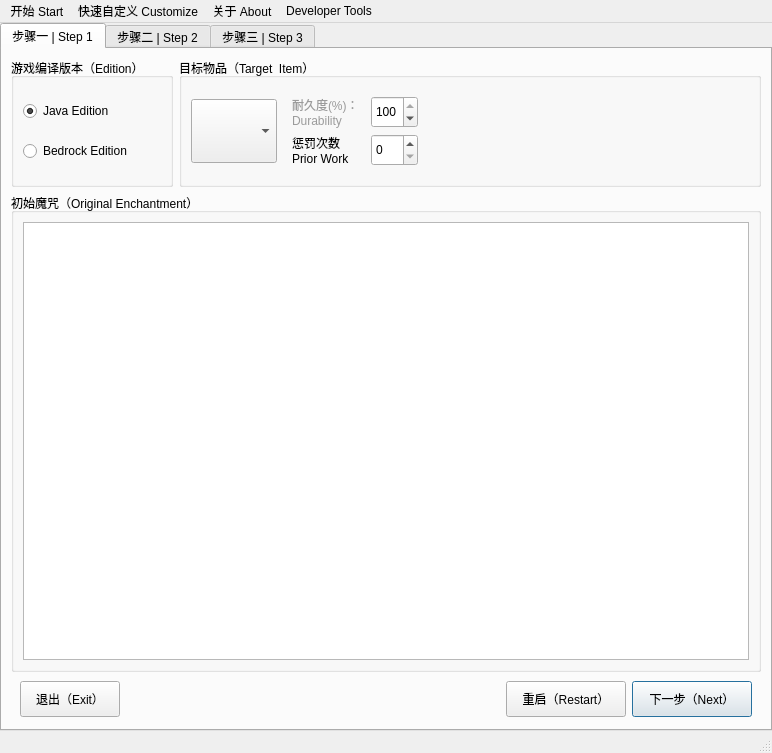
<?xml version="1.0" encoding="UTF-8"?>
<ui version="4.0">
 <class>AWindow</class>
 <widget class="QMainWindow" name="AWindow">
  <property name="geometry">
   <rect>
    <x>0</x>
    <y>0</y>
    <width>772</width>
    <height>750</height>
   </rect>
  </property>
  <property name="windowTitle">
   <string>The Best Enchanting Sequence</string>
  </property>
  <widget class="QWidget" name="centralwidget">
   <property name="sizePolicy">
    <sizepolicy hsizetype="Fixed" vsizetype="Fixed">
     <horstretch>0</horstretch>
     <verstretch>0</verstretch>
    </sizepolicy>
   </property>
   <property name="minimumSize">
    <size>
     <width>772</width>
     <height>708</height>
    </size>
   </property>
   <layout class="QGridLayout" name="gridLayout_2">
    <property name="leftMargin">
     <number>0</number>
    </property>
    <property name="topMargin">
     <number>0</number>
    </property>
    <property name="rightMargin">
     <number>0</number>
    </property>
    <property name="bottomMargin">
     <number>0</number>
    </property>
    <property name="horizontalSpacing">
     <number>0</number>
    </property>
    <item row="0" column="0">
     <widget class="QTabWidget" name="tabWidget">
      <property name="minimumSize">
       <size>
        <width>600</width>
        <height>560</height>
       </size>
      </property>
      <property name="currentIndex">
       <number>0</number>
      </property>
      <widget class="QWidget" name="tab">
       <attribute name="title">
        <string>步骤一 | Step 1</string>
       </attribute>
       <layout class="QVBoxLayout" name="verticalLayout_2">
        <item>
         <widget class="QWidget" name="widget_6" native="true">
          <layout class="QHBoxLayout" name="horizontalLayout_11">
           <property name="leftMargin">
            <number>0</number>
           </property>
           <property name="topMargin">
            <number>0</number>
           </property>
           <property name="rightMargin">
            <number>0</number>
           </property>
           <property name="bottomMargin">
            <number>0</number>
           </property>
           <item>
            <widget class="QGroupBox" name="groupBox_5">
             <property name="enabled">
              <bool>true</bool>
             </property>
             <property name="title">
              <string>游戏编译版本（Edition）</string>
             </property>
             <layout class="QVBoxLayout" name="verticalLayout_7">
              <item>
               <widget class="QRadioButton" name="radioE_JE">
                <property name="text">
                 <string>Java Edition</string>
                </property>
                <property name="checked">
                 <bool>true</bool>
                </property>
               </widget>
              </item>
              <item>
               <widget class="QRadioButton" name="radioE_BE">
                <property name="text">
                 <string>Bedrock Edition</string>
                </property>
               </widget>
              </item>
             </layout>
            </widget>
           </item>
           <item>
            <widget class="QGroupBox" name="groupBox">
             <property name="title">
              <string>目标物品（Target  Item）</string>
             </property>
             <layout class="QHBoxLayout" name="horizontalLayout_4">
              <item>
               <widget class="QComboBox" name="cb_InputItem">
                <property name="minimumSize">
                 <size>
                  <width>64</width>
                  <height>64</height>
                 </size>
                </property>
                <property name="font">
                 <font>
                  <pointsize>11</pointsize>
                 </font>
                </property>
                <property name="iconSize">
                 <size>
                  <width>64</width>
                  <height>64</height>
                 </size>
                </property>
               </widget>
              </item>
              <item>
               <widget class="QWidget" name="widget_4" native="true">
                <layout class="QGridLayout" name="gridLayout">
                 <item row="0" column="2">
                  <widget class="QSpinBox" name="sb_Durability_0">
                   <property name="enabled">
                    <bool>true</bool>
                   </property>
                   <property name="sizePolicy">
                    <sizepolicy hsizetype="Preferred" vsizetype="Preferred">
                     <horstretch>0</horstretch>
                     <verstretch>0</verstretch>
                    </sizepolicy>
                   </property>
                   <property name="readOnly">
                    <bool>false</bool>
                   </property>
                   <property name="minimum">
                    <number>1</number>
                   </property>
                   <property name="maximum">
                    <number>100</number>
                   </property>
                   <property name="value">
                    <number>100</number>
                   </property>
                  </widget>
                 </item>
                 <item row="1" column="0" colspan="2">
                  <widget class="QLabel" name="label_2">
                   <property name="text">
                    <string>惩罚次数
Prior Work </string>
                   </property>
                  </widget>
                 </item>
                 <item row="1" column="2">
                  <widget class="QSpinBox" name="sb_Penalty_0">
                   <property name="sizePolicy">
                    <sizepolicy hsizetype="Preferred" vsizetype="Preferred">
                     <horstretch>0</horstretch>
                     <verstretch>0</verstretch>
                    </sizepolicy>
                   </property>
                   <property name="maximum">
                    <number>30</number>
                   </property>
                  </widget>
                 </item>
                 <item row="0" column="0">
                  <widget class="QLabel" name="label">
                   <property name="styleSheet">
                    <string notr="true">color: rgb(155, 155, 155);</string>
                   </property>
                   <property name="text">
                    <string>耐久度(%)：
Durability</string>
                   </property>
                  </widget>
                 </item>
                </layout>
               </widget>
              </item>
              <item>
               <spacer name="horizontalSpacer">
                <property name="orientation">
                 <enum>Qt::Horizontal</enum>
                </property>
                <property name="sizeHint" stdset="0">
                 <size>
                  <width>40</width>
                  <height>20</height>
                 </size>
                </property>
               </spacer>
              </item>
             </layout>
            </widget>
           </item>
          </layout>
         </widget>
        </item>
        <item>
         <widget class="QGroupBox" name="groupBox_2">
          <property name="minimumSize">
           <size>
            <width>0</width>
            <height>0</height>
           </size>
          </property>
          <property name="title">
           <string>初始魔咒（Original Enchantment）</string>
          </property>
          <layout class="QVBoxLayout" name="verticalLayout">
           <item>
            <widget class="EnchList" name="ListOriginEnchantment">
             <property name="font">
              <font>
               <pointsize>12</pointsize>
              </font>
             </property>
             <property name="autoScrollMargin">
              <number>16</number>
             </property>
             <property name="editTriggers">
              <set>QAbstractItemView::NoEditTriggers</set>
             </property>
             <property name="movement">
              <enum>QListView::Static</enum>
             </property>
             <property name="resizeMode">
              <enum>QListView::Fixed</enum>
             </property>
            </widget>
           </item>
          </layout>
         </widget>
        </item>
        <item>
         <widget class="QWidget" name="widget" native="true">
          <layout class="QHBoxLayout" name="horizontalLayout">
           <property name="leftMargin">
            <number>9</number>
           </property>
           <property name="topMargin">
            <number>3</number>
           </property>
           <property name="rightMargin">
            <number>9</number>
           </property>
           <property name="bottomMargin">
            <number>3</number>
           </property>
           <item>
            <widget class="QPushButton" name="btnExit">
             <property name="minimumSize">
              <size>
               <width>100</width>
               <height>36</height>
              </size>
             </property>
             <property name="text">
              <string>退出（Exit）</string>
             </property>
             <property name="autoDefault">
              <bool>true</bool>
             </property>
            </widget>
           </item>
           <item>
            <spacer name="horizontalSpacer_2">
             <property name="orientation">
              <enum>Qt::Horizontal</enum>
             </property>
             <property name="sizeHint" stdset="0">
              <size>
               <width>40</width>
               <height>20</height>
              </size>
             </property>
            </spacer>
           </item>
           <item>
            <widget class="QPushButton" name="btnReset">
             <property name="sizePolicy">
              <sizepolicy hsizetype="Minimum" vsizetype="Fixed">
               <horstretch>0</horstretch>
               <verstretch>0</verstretch>
              </sizepolicy>
             </property>
             <property name="minimumSize">
              <size>
               <width>120</width>
               <height>36</height>
              </size>
             </property>
             <property name="text">
              <string>重启（Restart）</string>
             </property>
             <property name="autoDefault">
              <bool>true</bool>
             </property>
            </widget>
           </item>
           <item>
            <widget class="QPushButton" name="btnNext_1">
             <property name="minimumSize">
              <size>
               <width>120</width>
               <height>36</height>
              </size>
             </property>
             <property name="text">
              <string>下一步（Next）</string>
             </property>
             <property name="autoDefault">
              <bool>true</bool>
             </property>
             <property name="default">
              <bool>true</bool>
             </property>
            </widget>
           </item>
          </layout>
         </widget>
        </item>
       </layout>
      </widget>
      <widget class="QWidget" name="tab_2">
       <attribute name="title">
        <string>步骤二 | Step 2</string>
       </attribute>
       <layout class="QVBoxLayout" name="verticalLayout_5">
        <item>
         <widget class="QWidget" name="widget_9" native="true">
          <layout class="QGridLayout" name="gridLayout_7">
           <item row="0" column="2">
            <widget class="QGroupBox" name="groupBox_9">
             <property name="title">
              <string>附加条件（Additions）</string>
             </property>
             <layout class="QGridLayout" name="gridLayout_5">
              <item row="0" column="0">
               <widget class="QCheckBox" name="cb_IgnoreFixing">
                <property name="enabled">
                 <bool>true</bool>
                </property>
                <property name="text">
                 <string>忽略修复
Ignore Fixing</string>
                </property>
                <property name="checked">
                 <bool>false</bool>
                </property>
               </widget>
              </item>
              <item row="1" column="0">
               <widget class="QCheckBox" name="cb_IgnorePenalty">
                <property name="text">
                 <string>忽略累积惩罚
Ignore Penalty</string>
                </property>
               </widget>
              </item>
              <item row="2" column="0">
               <widget class="QCheckBox" name="cb_IgnoreCL">
                <property name="enabled">
                 <bool>true</bool>
                </property>
                <property name="text">
                 <string>忽略花费限制
Ignore Cost Limit</string>
                </property>
               </widget>
              </item>
             </layout>
            </widget>
           </item>
           <item row="0" column="1">
            <widget class="QGroupBox" name="groupBox_6">
             <property name="title">
              <string>算法（Algorithm）</string>
             </property>
             <layout class="QGridLayout" name="gridLayout_3">
              <item row="2" column="0">
               <widget class="QRadioButton" name="radioA_G">
                <property name="enabled">
                 <bool>true</bool>
                </property>
                <property name="text">
                 <string>贪心
Greedy</string>
                </property>
               </widget>
              </item>
              <item row="0" column="0">
               <widget class="QRadioButton" name="radioA_GA">
                <property name="text">
                 <string>全局平均
Global Average</string>
                </property>
                <property name="checked">
                 <bool>true</bool>
                </property>
               </widget>
              </item>
              <item row="1" column="0">
               <widget class="QRadioButton" name="radioA_DF">
                <property name="text">
                 <string>难度优先
Difficulty First</string>
                </property>
                <property name="checked">
                 <bool>false</bool>
                </property>
               </widget>
              </item>
              <item row="0" column="1">
               <widget class="QRadioButton" name="radioA_E">
                <property name="enabled">
                 <bool>true</bool>
                </property>
                <property name="text">
                 <string>枚举
Enumeration</string>
                </property>
               </widget>
              </item>
              <item row="1" column="1">
               <widget class="QRadioButton" name="radioA_SE">
                <property name="enabled">
                 <bool>true</bool>
                </property>
                <property name="text">
                 <string>半枚举
Simple Enumeration</string>
                </property>
               </widget>
              </item>
             </layout>
            </widget>
           </item>
           <item row="0" column="0">
            <widget class="QGroupBox" name="groupBox_3">
             <property name="title">
              <string>牺牲物品（Sacrifice Item）</string>
             </property>
             <layout class="QGridLayout" name="gridLayout_6">
              <item row="0" column="0">
               <widget class="QWidget" name="widget_3" native="true">
                <layout class="QVBoxLayout" name="verticalLayout_3">
                 <item>
                  <widget class="QRadioButton" name="radioSI_ALEB">
                   <property name="text">
                    <string>全级附魔书
All Level Enchanted Book</string>
                   </property>
                   <property name="checked">
                    <bool>true</bool>
                   </property>
                  </widget>
                 </item>
                 <item>
                  <widget class="QRadioButton" name="radioSI_EB">
                   <property name="text">
                    <string>基础附魔书
30L-ET &amp;&amp; Treasured 
Enchanted Book</string>
                   </property>
                   <property name="checked">
                    <bool>false</bool>
                   </property>
                  </widget>
                 </item>
                 <item>
                  <widget class="QRadioButton" name="radioSI_AC">
                   <property name="enabled">
                    <bool>true</bool>
                   </property>
                   <property name="text">
                    <string>高级配置
Use Advanced Config</string>
                   </property>
                   <property name="checkable">
                    <bool>true</bool>
                   </property>
                  </widget>
                 </item>
                </layout>
               </widget>
              </item>
             </layout>
            </widget>
           </item>
          </layout>
         </widget>
        </item>
        <item>
         <widget class="QGroupBox" name="groupBox_Item">
          <property name="title">
           <string>需求的魔咒（Needed Enchantment）</string>
          </property>
          <layout class="QVBoxLayout" name="verticalLayout_4">
           <property name="leftMargin">
            <number>0</number>
           </property>
           <property name="topMargin">
            <number>6</number>
           </property>
           <property name="rightMargin">
            <number>0</number>
           </property>
           <property name="bottomMargin">
            <number>0</number>
           </property>
           <item>
            <widget class="QTabWidget" name="tabWidget_ench">
             <property name="tabPosition">
              <enum>QTabWidget::North</enum>
             </property>
             <property name="tabShape">
              <enum>QTabWidget::Rounded</enum>
             </property>
             <property name="currentIndex">
              <number>0</number>
             </property>
             <widget class="QWidget" name="tab_NE">
              <attribute name="title">
               <string>需求的魔咒（Needed Enchantment）</string>
              </attribute>
              <layout class="QVBoxLayout" name="verticalLayout_8">
               <item>
                <widget class="EnchList" name="ListNeededEnchantment">
                 <property name="font">
                  <font>
                   <pointsize>12</pointsize>
                  </font>
                 </property>
                 <property name="editTriggers">
                  <set>QAbstractItemView::NoEditTriggers</set>
                 </property>
                 <property name="iconSize">
                  <size>
                   <width>0</width>
                   <height>0</height>
                  </size>
                 </property>
                </widget>
               </item>
              </layout>
             </widget>
             <widget class="QWidget" name="tab_IP">
              <property name="enabled">
               <bool>true</bool>
              </property>
              <attribute name="title">
               <string>物品池（Item Pool）</string>
              </attribute>
              <layout class="QVBoxLayout" name="verticalLayout_11">
               <item>
                <widget class="ItemList" name="ListItemPool">
                 <property name="font">
                  <font>
                   <pointsize>12</pointsize>
                  </font>
                 </property>
                 <property name="editTriggers">
                  <set>QAbstractItemView::NoEditTriggers</set>
                 </property>
                 <property name="iconSize">
                  <size>
                   <width>0</width>
                   <height>0</height>
                  </size>
                 </property>
                </widget>
               </item>
              </layout>
             </widget>
            </widget>
           </item>
          </layout>
         </widget>
        </item>
        <item>
         <widget class="QWidget" name="widget_2" native="true">
          <layout class="QHBoxLayout" name="horizontalLayout_2">
           <property name="topMargin">
            <number>3</number>
           </property>
           <property name="bottomMargin">
            <number>3</number>
           </property>
           <item>
            <spacer name="horizontalSpacer_3">
             <property name="orientation">
              <enum>Qt::Horizontal</enum>
             </property>
             <property name="sizeHint" stdset="0">
              <size>
               <width>40</width>
               <height>20</height>
              </size>
             </property>
            </spacer>
           </item>
           <item>
            <widget class="QPushButton" name="btnBack_2">
             <property name="minimumSize">
              <size>
               <width>120</width>
               <height>36</height>
              </size>
             </property>
             <property name="text">
              <string>上一步（Back）</string>
             </property>
             <property name="autoDefault">
              <bool>true</bool>
             </property>
            </widget>
           </item>
           <item>
            <widget class="QPushButton" name="btnNext_2">
             <property name="minimumSize">
              <size>
               <width>120</width>
               <height>36</height>
              </size>
             </property>
             <property name="text">
              <string>计 算（Calculate）</string>
             </property>
             <property name="autoDefault">
              <bool>true</bool>
             </property>
             <property name="default">
              <bool>true</bool>
             </property>
            </widget>
           </item>
          </layout>
         </widget>
        </item>
       </layout>
      </widget>
      <widget class="QWidget" name="tab_4">
       <attribute name="title">
        <string>步骤三 | Step 3</string>
       </attribute>
       <layout class="QVBoxLayout" name="verticalLayout_10">
        <item>
         <widget class="QWidget" name="widget_5" native="true">
          <layout class="QHBoxLayout" name="horizontalLayout_3">
           <property name="leftMargin">
            <number>0</number>
           </property>
           <property name="topMargin">
            <number>6</number>
           </property>
           <property name="rightMargin">
            <number>0</number>
           </property>
           <property name="bottomMargin">
            <number>0</number>
           </property>
           <item>
            <widget class="QGroupBox" name="groupBox_8">
             <property name="title">
              <string>输出物品（Output Item）</string>
             </property>
             <layout class="QHBoxLayout" name="horizontalLayout_7">
              <item>
               <widget class="QToolButton" name="OutputItem">
                <property name="minimumSize">
                 <size>
                  <width>64</width>
                  <height>64</height>
                 </size>
                </property>
                <property name="text">
                 <string>...</string>
                </property>
               </widget>
              </item>
              <item>
               <widget class="QWidget" name="widget_8" native="true">
                <layout class="QGridLayout" name="gridLayout_4">
                 <property name="leftMargin">
                  <number>3</number>
                 </property>
                 <property name="topMargin">
                  <number>3</number>
                 </property>
                 <property name="rightMargin">
                  <number>3</number>
                 </property>
                 <property name="bottomMargin">
                  <number>3</number>
                 </property>
                 <item row="0" column="2">
                  <spacer name="horizontalSpacer_4">
                   <property name="orientation">
                    <enum>Qt::Horizontal</enum>
                   </property>
                   <property name="sizeHint" stdset="0">
                    <size>
                     <width>20</width>
                     <height>20</height>
                    </size>
                   </property>
                  </spacer>
                 </item>
                 <item row="1" column="0">
                  <widget class="QFrame" name="frame_3">
                   <property name="frameShape">
                    <enum>QFrame::Panel</enum>
                   </property>
                   <property name="frameShadow">
                    <enum>QFrame::Sunken</enum>
                   </property>
                   <layout class="QHBoxLayout" name="horizontalLayout_9">
                    <item>
                     <widget class="QLabel" name="label_8">
                      <property name="text">
                       <string>惩罚次数：
Penalty</string>
                      </property>
                     </widget>
                    </item>
                    <item>
                     <spacer name="horizontalSpacer_9">
                      <property name="orientation">
                       <enum>Qt::Horizontal</enum>
                      </property>
                      <property name="sizeType">
                       <enum>QSizePolicy::Expanding</enum>
                      </property>
                      <property name="sizeHint" stdset="0">
                       <size>
                        <width>5</width>
                        <height>20</height>
                       </size>
                      </property>
                     </spacer>
                    </item>
                    <item>
                     <widget class="QLabel" name="label_Penalty_1">
                      <property name="font">
                       <font>
                        <pointsize>12</pointsize>
                       </font>
                      </property>
                      <property name="text">
                       <string>---</string>
                      </property>
                     </widget>
                    </item>
                   </layout>
                  </widget>
                 </item>
                 <item row="0" column="0">
                  <widget class="QFrame" name="frame_2">
                   <property name="frameShape">
                    <enum>QFrame::Panel</enum>
                   </property>
                   <property name="frameShadow">
                    <enum>QFrame::Sunken</enum>
                   </property>
                   <layout class="QHBoxLayout" name="horizontalLayout_8">
                    <item>
                     <widget class="QLabel" name="label_7">
                      <property name="text">
                       <string>耐久度(%)：
Durability</string>
                      </property>
                     </widget>
                    </item>
                    <item>
                     <spacer name="horizontalSpacer_8">
                      <property name="orientation">
                       <enum>Qt::Horizontal</enum>
                      </property>
                      <property name="sizeType">
                       <enum>QSizePolicy::Expanding</enum>
                      </property>
                      <property name="sizeHint" stdset="0">
                       <size>
                        <width>5</width>
                        <height>20</height>
                       </size>
                      </property>
                     </spacer>
                    </item>
                    <item>
                     <widget class="QLabel" name="label_Durability_1">
                      <property name="font">
                       <font>
                        <pointsize>12</pointsize>
                       </font>
                      </property>
                      <property name="text">
                       <string>---</string>
                      </property>
                     </widget>
                    </item>
                   </layout>
                  </widget>
                 </item>
                 <item row="0" column="3">
                  <widget class="QFrame" name="frame_4">
                   <property name="frameShape">
                    <enum>QFrame::Panel</enum>
                   </property>
                   <property name="frameShadow">
                    <enum>QFrame::Sunken</enum>
                   </property>
                   <layout class="QHBoxLayout" name="horizontalLayout_10">
                    <item>
                     <widget class="QLabel" name="label_3">
                      <property name="text">
                       <string>等级花费：
Level Cost</string>
                      </property>
                     </widget>
                    </item>
                    <item>
                     <spacer name="horizontalSpacer_11">
                      <property name="orientation">
                       <enum>Qt::Horizontal</enum>
                      </property>
                      <property name="sizeHint" stdset="0">
                       <size>
                        <width>5</width>
                        <height>20</height>
                       </size>
                      </property>
                     </spacer>
                    </item>
                    <item>
                     <widget class="QLabel" name="label_LevelCost">
                      <property name="font">
                       <font>
                        <pointsize>12</pointsize>
                       </font>
                      </property>
                      <property name="text">
                       <string>---</string>
                      </property>
                     </widget>
                    </item>
                   </layout>
                  </widget>
                 </item>
                 <item row="1" column="3">
                  <widget class="QFrame" name="frame_6">
                   <property name="frameShape">
                    <enum>QFrame::Panel</enum>
                   </property>
                   <property name="frameShadow">
                    <enum>QFrame::Sunken</enum>
                   </property>
                   <layout class="QHBoxLayout" name="horizontalLayout_12">
                    <item>
                     <widget class="QLabel" name="label_6">
                      <property name="text">
                       <string>经验花费：
Point Cost</string>
                      </property>
                     </widget>
                    </item>
                    <item>
                     <spacer name="horizontalSpacer_12">
                      <property name="orientation">
                       <enum>Qt::Horizontal</enum>
                      </property>
                      <property name="sizeHint" stdset="0">
                       <size>
                        <width>5</width>
                        <height>20</height>
                       </size>
                      </property>
                     </spacer>
                    </item>
                    <item>
                     <widget class="QLabel" name="label_PointCost">
                      <property name="font">
                       <font>
                        <pointsize>12</pointsize>
                       </font>
                      </property>
                      <property name="text">
                       <string>-----</string>
                      </property>
                     </widget>
                    </item>
                   </layout>
                  </widget>
                 </item>
                </layout>
               </widget>
              </item>
             </layout>
            </widget>
           </item>
           <item>
            <spacer name="horizontalSpacer_5">
             <property name="orientation">
              <enum>Qt::Horizontal</enum>
             </property>
             <property name="sizeHint" stdset="0">
              <size>
               <width>40</width>
               <height>20</height>
              </size>
             </property>
            </spacer>
           </item>
           <item>
            <widget class="QGroupBox" name="groupBox_10">
             <property name="title">
              <string>其它信息（Other Information）</string>
             </property>
             <layout class="QHBoxLayout" name="horizontalLayout_14">
              <item>
               <widget class="QFrame" name="frame">
                <property name="frameShape">
                 <enum>QFrame::Panel</enum>
                </property>
                <property name="frameShadow">
                 <enum>QFrame::Sunken</enum>
                </property>
                <layout class="QHBoxLayout" name="horizontalLayout_5">
                 <item>
                  <widget class="QLabel" name="label_4">
                   <property name="text">
                    <string>步骤数：
Step Num</string>
                   </property>
                  </widget>
                 </item>
                 <item>
                  <spacer name="horizontalSpacer_10">
                   <property name="orientation">
                    <enum>Qt::Horizontal</enum>
                   </property>
                   <property name="sizeHint" stdset="0">
                    <size>
                     <width>5</width>
                     <height>20</height>
                    </size>
                   </property>
                  </spacer>
                 </item>
                 <item>
                  <widget class="QLabel" name="label_StepCount">
                   <property name="font">
                    <font>
                     <pointsize>12</pointsize>
                    </font>
                   </property>
                   <property name="text">
                    <string>---</string>
                   </property>
                  </widget>
                 </item>
                </layout>
               </widget>
              </item>
              <item>
               <widget class="QFrame" name="frame_5">
                <property name="frameShape">
                 <enum>QFrame::Panel</enum>
                </property>
                <property name="frameShadow">
                 <enum>QFrame::Sunken</enum>
                </property>
                <layout class="QVBoxLayout" name="verticalLayout_6">
                 <item>
                  <widget class="QFrame" name="frame_51">
                   <property name="frameShape">
                    <enum>QFrame::StyledPanel</enum>
                   </property>
                   <property name="frameShadow">
                    <enum>QFrame::Raised</enum>
                   </property>
                   <layout class="QHBoxLayout" name="horizontalLayout_13">
                    <item>
                     <widget class="QLabel" name="label_5">
                      <property name="text">
                       <string>计算用时：
Cost Time</string>
                      </property>
                     </widget>
                    </item>
                    <item>
                     <widget class="QLabel" name="label_CalcTime">
                      <property name="text">
                       <string>------</string>
                      </property>
                     </widget>
                    </item>
                   </layout>
                  </widget>
                 </item>
                 <item>
                  <widget class="QLabel" name="label_Notice">
                   <property name="text">
                    <string>无结果
No Result</string>
                   </property>
                   <property name="alignment">
                    <set>Qt::AlignCenter</set>
                   </property>
                  </widget>
                 </item>
                </layout>
               </widget>
              </item>
             </layout>
            </widget>
           </item>
          </layout>
         </widget>
        </item>
        <item>
         <widget class="QGroupBox" name="groupBox_7">
          <property name="title">
           <string>附魔流程（Enchanting Flow）</string>
          </property>
          <layout class="QVBoxLayout" name="verticalLayout_9">
           <property name="leftMargin">
            <number>0</number>
           </property>
           <property name="topMargin">
            <number>6</number>
           </property>
           <property name="rightMargin">
            <number>0</number>
           </property>
           <property name="bottomMargin">
            <number>0</number>
           </property>
           <item>
            <widget class="QTabWidget" name="tabWidget_flow">
             <property name="currentIndex">
              <number>0</number>
             </property>
             <widget class="QWidget" name="tabF_1">
              <attribute name="title">
               <string>Result 1</string>
              </attribute>
              <layout class="QVBoxLayout" name="verticalLayout_12">
               <item>
                <widget class="FlowList" name="ListEnchantingFlow"/>
               </item>
              </layout>
             </widget>
            </widget>
           </item>
          </layout>
         </widget>
        </item>
        <item>
         <widget class="QWidget" name="widget_7" native="true">
          <layout class="QHBoxLayout" name="horizontalLayout_6">
           <property name="topMargin">
            <number>3</number>
           </property>
           <property name="bottomMargin">
            <number>3</number>
           </property>
           <item>
            <spacer name="horizontalSpacer_6">
             <property name="orientation">
              <enum>Qt::Horizontal</enum>
             </property>
             <property name="sizeHint" stdset="0">
              <size>
               <width>40</width>
               <height>20</height>
              </size>
             </property>
            </spacer>
           </item>
           <item>
            <widget class="QPushButton" name="btnBack_3">
             <property name="minimumSize">
              <size>
               <width>120</width>
               <height>36</height>
              </size>
             </property>
             <property name="text">
              <string>上一步（Back）</string>
             </property>
             <property name="autoDefault">
              <bool>true</bool>
             </property>
            </widget>
           </item>
           <item>
            <widget class="QPushButton" name="btnSave">
             <property name="minimumSize">
              <size>
               <width>120</width>
               <height>36</height>
              </size>
             </property>
             <property name="text">
              <string>保存结果（Save）</string>
             </property>
             <property name="autoDefault">
              <bool>true</bool>
             </property>
             <property name="default">
              <bool>true</bool>
             </property>
            </widget>
           </item>
          </layout>
         </widget>
        </item>
       </layout>
      </widget>
     </widget>
    </item>
   </layout>
  </widget>
  <widget class="QMenuBar" name="menubar">
   <property name="geometry">
    <rect>
     <x>0</x>
     <y>0</y>
     <width>772</width>
     <height>22</height>
    </rect>
   </property>
   <widget class="QMenu" name="menu_Start">
    <property name="title">
     <string>开始 Start</string>
    </property>
    <addaction name="actionSettings"/>
    <addaction name="actionHelp"/>
    <addaction name="actionExit"/>
   </widget>
   <widget class="QMenu" name="menu_About">
    <property name="title">
     <string>关于 About</string>
    </property>
    <addaction name="actionWebsite"/>
    <addaction name="actionVersion"/>
    <addaction name="actionUpdate"/>
   </widget>
   <widget class="QMenu" name="menu_Customize">
    <property name="enabled">
     <bool>true</bool>
    </property>
    <property name="title">
     <string>快速自定义 Customize</string>
    </property>
    <addaction name="actionWeapon"/>
    <addaction name="actionEnchantment"/>
   </widget>
   <widget class="QMenu" name="menu_DeveloperTools">
    <property name="title">
     <string>Developer Tools</string>
    </property>
    <addaction name="actionA"/>
    <addaction name="actionB"/>
    <addaction name="actionC"/>
    <addaction name="actionD"/>
   </widget>
   <addaction name="menu_Start"/>
   <addaction name="menu_Customize"/>
   <addaction name="menu_About"/>
   <addaction name="menu_DeveloperTools"/>
  </widget>
  <widget class="QStatusBar" name="statusBar"/>
  <action name="actionInport">
   <property name="enabled">
    <bool>false</bool>
   </property>
   <property name="text">
    <string>Inport</string>
   </property>
  </action>
  <action name="actionExit">
   <property name="text">
    <string>退出 Exit</string>
   </property>
  </action>
  <action name="actionExport">
   <property name="enabled">
    <bool>false</bool>
   </property>
   <property name="text">
    <string>Export</string>
   </property>
  </action>
  <action name="actionVersion">
   <property name="text">
    <string>版本 Version</string>
   </property>
  </action>
  <action name="actionWebsite">
   <property name="text">
    <string>官网 Website</string>
   </property>
  </action>
  <action name="actionSettings">
   <property name="text">
    <string>设置 Settings</string>
   </property>
  </action>
  <action name="actionHelp">
   <property name="text">
    <string>帮助 Help</string>
   </property>
  </action>
  <action name="actionWeapon">
   <property name="enabled">
    <bool>true</bool>
   </property>
   <property name="text">
    <string>武器 Weapon</string>
   </property>
  </action>
  <action name="actionEnchantment">
   <property name="text">
    <string>魔咒 Enchantment</string>
   </property>
  </action>
  <action name="actionUpdate">
   <property name="text">
    <string>检查更新 Update</string>
   </property>
  </action>
  <action name="actionA">
   <property name="text">
    <string>A</string>
   </property>
  </action>
  <action name="actionB">
   <property name="text">
    <string>B</string>
   </property>
  </action>
  <action name="actionC">
   <property name="text">
    <string>C</string>
   </property>
  </action>
  <action name="actionD">
   <property name="text">
    <string>D</string>
   </property>
  </action>
 </widget>
 <customwidgets>
  <customwidget>
   <class>EnchList</class>
   <extends>QListWidget</extends>
   <header location="global">enchlist.h</header>
  </customwidget>
  <customwidget>
   <class>ItemList</class>
   <extends>QListWidget</extends>
   <header location="global">itemlist.h</header>
  </customwidget>
  <customwidget>
   <class>FlowList</class>
   <extends>QListWidget</extends>
   <header location="global">flowlist.h</header>
  </customwidget>
 </customwidgets>
 <resources/>
 <connections/>
</ui>
